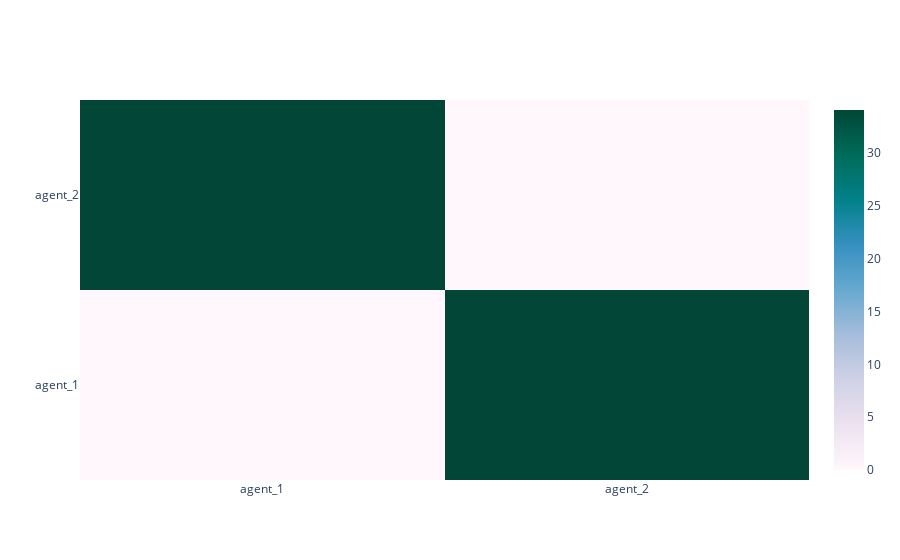

Notebook cell for this chart:
### Code cell
fig = heatmap(
    net.similarity_heatmap(),
    x_labels=['agent_'+str(i+1) for i in range(len(net.agents))],
    y_labels=['agent_'+str(i+1) for i in range(len(net.agents))]
)
fig.show()

### Figure 1 — Plotly figure (JSON) as saved in the notebook; plotly's stock layout.template omitted (floating-point values rounded to 4 significant figures)
{"data": [{"colorscale": [[0.0, "rgb(255,247,251)"], [0.125, "rgb(236,226,240)"], [0.25, "rgb(208,209,230)"], [0.375, "rgb(166,189,219)"], [0.5, "rgb(103,169,207)"], [0.625, "rgb(54,144,192)"], [0.75, "rgb(2,129,138)"], [0.875, "rgb(1,108,89)"], [1.0, "rgb(1,70,54)"]], "hoverongaps": false, "x": ["agent_1", "agent_2"], "y": ["agent_1", "agent_2"], "z": [[0.0, 34.09], [34.09, 0.0]], "type": "heatmap"}], "layout": {}}
